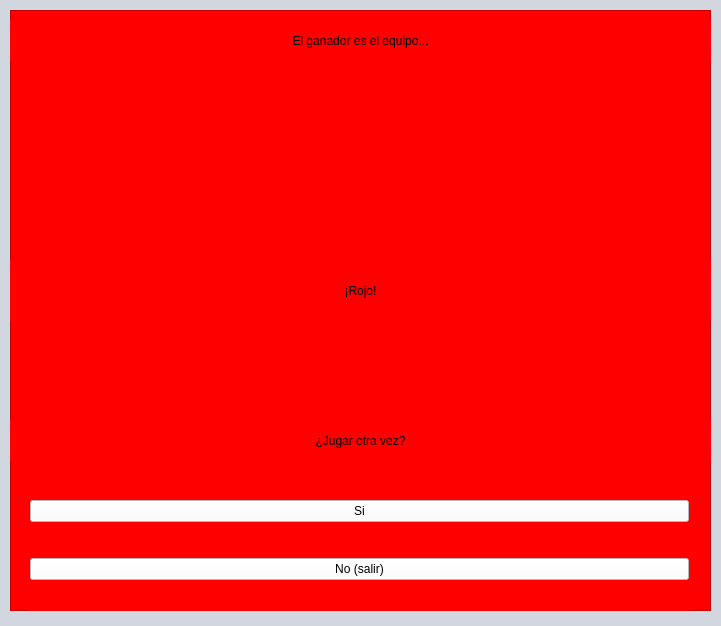
<?xml version="1.0" encoding="UTF-8"?>
<ui version="4.0">
 <class>Form</class>
 <widget class="QWidget" name="Form">
  <property name="geometry">
   <rect>
    <x>0</x>
    <y>0</y>
    <width>721</width>
    <height>626</height>
   </rect>
  </property>
  <property name="minimumSize">
   <size>
    <width>721</width>
    <height>626</height>
   </size>
  </property>
  <property name="maximumSize">
   <size>
    <width>721</width>
    <height>626</height>
   </size>
  </property>
  <property name="windowTitle">
   <string>Form</string>
  </property>
  <property name="styleSheet">
   <string notr="true">background-color: rgb(210, 215, 223);
font: 28pt &quot;MS Shell Dlg 2&quot;;</string>
  </property>
  <widget class="QFrame" name="frame">
   <property name="geometry">
    <rect>
     <x>10</x>
     <y>10</y>
     <width>701</width>
     <height>601</height>
    </rect>
   </property>
   <property name="styleSheet">
    <string notr="true">background-color: rgb(255, 0, 0);</string>
   </property>
   <property name="frameShape">
    <enum>QFrame::StyledPanel</enum>
   </property>
   <property name="frameShadow">
    <enum>QFrame::Raised</enum>
   </property>
   <widget class="QWidget" name="layoutWidget">
    <property name="geometry">
     <rect>
      <x>20</x>
      <y>460</y>
      <width>659</width>
      <height>141</height>
     </rect>
    </property>
    <layout class="QVBoxLayout" name="verticalLayout_2">
     <item>
      <widget class="QPushButton" name="pushButton">
       <property name="styleSheet">
        <string notr="true">background-color: rgb(255, 255, 255);</string>
       </property>
       <property name="text">
        <string>Si</string>
       </property>
       <property name="autoExclusive">
        <bool>false</bool>
       </property>
       <property name="flat">
        <bool>false</bool>
       </property>
      </widget>
     </item>
     <item>
      <widget class="QPushButton" name="pushButton_2">
       <property name="styleSheet">
        <string notr="true">background-color:rgb(255, 255, 255)</string>
       </property>
       <property name="text">
        <string>No (salir)</string>
       </property>
      </widget>
     </item>
    </layout>
   </widget>
   <widget class="QLabel" name="label">
    <property name="geometry">
     <rect>
      <x>0</x>
      <y>10</y>
      <width>701</width>
      <height>41</height>
     </rect>
    </property>
    <property name="text">
     <string>El ganador es el equipo...</string>
    </property>
    <property name="alignment">
     <set>Qt::AlignCenter</set>
    </property>
   </widget>
   <widget class="QLabel" name="label_2">
    <property name="geometry">
     <rect>
      <x>0</x>
      <y>410</y>
      <width>701</width>
      <height>41</height>
     </rect>
    </property>
    <property name="text">
     <string>¿Jugar otra vez?</string>
    </property>
    <property name="alignment">
     <set>Qt::AlignCenter</set>
    </property>
   </widget>
   <widget class="QLabel" name="label_3">
    <property name="geometry">
     <rect>
      <x>0</x>
      <y>250</y>
      <width>701</width>
      <height>61</height>
     </rect>
    </property>
    <property name="text">
     <string>¡Rojo!</string>
    </property>
    <property name="alignment">
     <set>Qt::AlignCenter</set>
    </property>
   </widget>
  </widget>
 </widget>
 <resources/>
 <connections/>
</ui>
